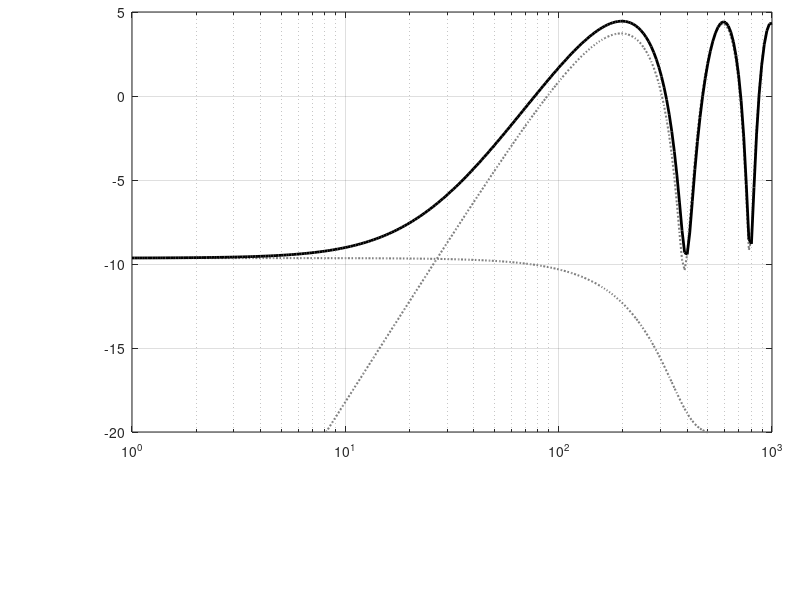

The MATLAB source for this figure: (Note: this script raises an error after producing the figure.)

clear
%close all


Lx = 10;
Lz = Lx;
dx = 0.1;
x0 = (-Lx:dx:Lx)';
z0 = (-Lz:dx:Lz)';

winX = tukeywin(length(x0),0);
winZ = tukeywin(length(z0),0);


[X0,Z0] = meshgrid(x0,z0);
Y0 = 0;
win = winZ*winX';
%win = win(:);


Nf = 250;
freq = logspace(0,log10(1e3),Nf)';
c = 343;
xRef = [0,2,0];
xS = [0,1,0];
tDirect = norm(xRef-xS)/c;
xEnd = [Lx,0,0];
tDiffr = (-norm( xEnd-xS ) + norm( xRef-xEnd ))/c;

L0 = 20*log10(norm(xRef-xS)/norm(xRef+xS));

F = sign(Y0-xS(2));
rS = sqrt( (X0-xS(1)).^2 + (Y0-xS(2)).^2 + (Z0-xS(3)).^2 );
rG = sqrt( (xRef(1)-X0).^2 + (xRef(2)-Y0).^2 + (xRef(3)-Z0).^2 );

Phi0 = exp(-1i*(F*rS+rG)/c);
A0_1 =  F*(Y0-xS(2))./rS.^2./rG;
A0_2 = (Y0-xS(2))./rS.^3./rG;

A0 = 1/(4*pi)*1/norm(xRef-xS);
%%
P1 = nan(size(freq));
P2 = nan(size(freq));
for fi = 1 : length(freq)
    fi
    freqSSDx = freq(fi);
    omega = 2*pi*freqSSDx;
    P1(fi) = -2*(1/(4*pi))^2*sum(sum( win.*(1i*omega/c*A0_1).*Phi0.^omega,1),2 ).*dx^2;
    P2(fi) = -2*(1/(4*pi))^2*sum(sum( win.*A0_2.*Phi0.^omega,1),2 ).*dx^2;
end
Pfull = P1+P2;
%%
pos = [ 0.165 0.28 .8 .7];
ftsize = 13;
f = figure('Units','points','Position',[150,150,250,150]);
p2 = axes('Units','normalized','Position',pos(1,:));

semilogx(freq,20*log10(abs(P1/A0)),'Color',[1,1,1]*0.5,'LineStyle',':','LineWidth',1.5)
hold on
semilogx(freq,20*log10(abs(P2/A0)),'Color',[1,1,1]*0.5,'LineStyle',':','LineWidth',1.5)
semilogx(freq,20*log10(abs(Pfull/A0)),'black','LineWidth',2)
xlim([freq(1),freq(end)])
grid on
ylim([-20,5])
line(gca().XLim,[1,1]*L0,'LineWidth',1.0,'Color','black','LineStyle','--');
for n = 1 : 10
    line([1,1]*(n/(tDirect-tDiffr)),gca().YLim,'LineWidth',1.0,'Color','black','LineStyle','--');
end
    

xlim([freq(1),freq(end)]);

xlabel('$f$ [Hz]', 'FontSize',ftsize,'Interpreter','latex')
ylabel('$P(\mathbf{x},f)$ [dB]', 'FontSize',ftsize,'Interpreter','latex')
set(gca,'FontName','Times New Roman');
allAxesInFigure = findall(f,'type','axes');
set(allAxesInFigure,'FontSize',ftsize);

set(gcf,'PaperPositionMode','auto');
print( '-r300', sprintf( 'focused_transfer_Lx_%i_dy_%i', Lx, (xRef(2)-xS(2))) ,'-dpng')
